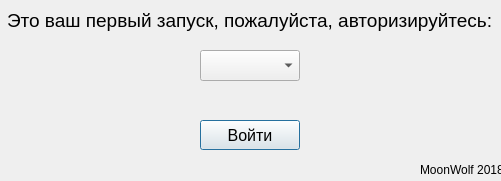
<?xml version="1.0" encoding="UTF-8"?>
<ui version="4.0">
 <class>StartWindow</class>
 <widget class="QDialog" name="StartWindow">
  <property name="geometry">
   <rect>
    <x>0</x>
    <y>0</y>
    <width>501</width>
    <height>181</height>
   </rect>
  </property>
  <property name="windowTitle">
   <string>Dialog</string>
  </property>
  <widget class="QPushButton" name="EnterSystem">
   <property name="geometry">
    <rect>
     <x>200</x>
     <y>120</y>
     <width>100</width>
     <height>30</height>
    </rect>
   </property>
   <property name="font">
    <font>
     <pointsize>12</pointsize>
    </font>
   </property>
   <property name="text">
    <string>Войти</string>
   </property>
  </widget>
  <widget class="QLabel" name="label_2">
   <property name="geometry">
    <rect>
     <x>420</x>
     <y>160</y>
     <width>81</width>
     <height>20</height>
    </rect>
   </property>
   <property name="text">
    <string>MoonWolf 2018</string>
   </property>
  </widget>
  <widget class="QLabel" name="label">
   <property name="geometry">
    <rect>
     <x>7</x>
     <y>10</y>
     <width>491</width>
     <height>21</height>
    </rect>
   </property>
   <property name="font">
    <font>
     <pointsize>14</pointsize>
    </font>
   </property>
   <property name="text">
    <string>Это ваш первый запуск, пожалуйста, авторизируйтесь:</string>
   </property>
  </widget>
  <widget class="QComboBox" name="comboBoxWriters">
   <property name="geometry">
    <rect>
     <x>200</x>
     <y>50</y>
     <width>100</width>
     <height>31</height>
    </rect>
   </property>
   <property name="font">
    <font>
     <pointsize>14</pointsize>
     <weight>50</weight>
     <italic>false</italic>
     <bold>false</bold>
    </font>
   </property>
   <item>
    <property name="text">
     <string/>
    </property>
   </item>
   <item>
    <property name="text">
     <string>Ян</string>
    </property>
   </item>
   <item>
    <property name="text">
     <string>Вася</string>
    </property>
   </item>
   <item>
    <property name="text">
     <string>Яша</string>
    </property>
   </item>
  </widget>
 </widget>
 <resources/>
 <connections/>
</ui>
